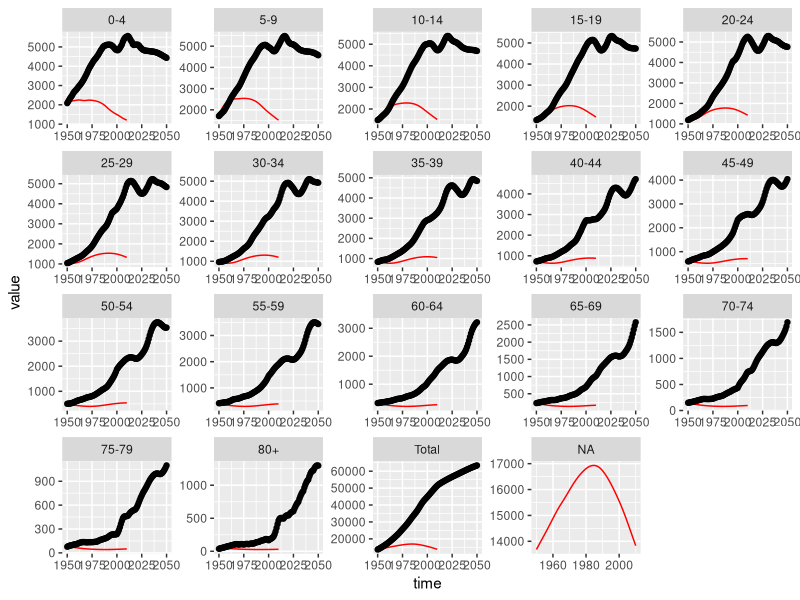

Here is the R script that generated this plot:
## Code to test approach for age structured model - currently limited to trying to get the demography to work

## Based on http://kinglab.eeb.lsa.umich.edu/EEID/eeid/2011_eco/waifw.pdf

## Set working directory
setwd("C:/Users/TOM SUMMER/Documents/TIME_research/TeaTime")

## Load packages
library(deSolve)
library(reshape2)
library(ggplot2)

# Set up age structure
ages <- c(seq(4,79,by=5),100) # upper end of age classes: 0-4 then five year bions to 79 then 80+
num_ages <- length(ages) # calculates the number of age classes
da <- diff(c(0,ages)) # calculates the widths of age classes

## Initial conditions - 1950 population 
yinit <- c(S=c(2088,1706,1485,1340,1183,1040,960,835,725,589,502,415,324,228,148,77,37))
sindex <- 1:num_ages

## To capture the aging process, define a matrix to hold the rates of movement between age classes.
aging <- diag(-1/da)
aging[row(aging)-col(aging)==1] <- 1/head(da,-1)
aging[num_ages,num_ages]=0   # set rate out of last box = 0 - will account for flow out of here via death rate

## Mortality rates
# Uses age specific LE tables from UN pop for South Africa, currently just the average over time, but could be made to vary with time
LE<-c(55.00,50.60,46.02,41.64,37.51,33.66,29.94,26.44,23.01,19.73,16.65,13.75,11.22,9.04,7.20,5.62,3.09)
death <- diag(1/LE)

## Fertility
# Uses crude birth rate (per 1000 population) from UN pop for South Africa, currently takes values at lower time band and linearly interpolates 
births <- approxfun(x=c(1950,1955,1960,1965,1970,1975,1980,1985,1990,1995,2000,2005),y=c(44,42,41,38,38,36,34,31,27,25,24,22),rule=2)

## Now we can put the pieces together to write a simulator for the demogrpahics
ja.multistage.model <- function (t, x, ...) {
  s <- x[sindex] # susceptibles

  Total <- sum(s)
  
  dsdt <- aging%*%s - death%*%s
  
  dsdt[1] <- dsdt[1]+births(t)*Total/1000
  
  list(c(dsdt),Total=Total)
}

# And run it
sol <- ode(y=yinit,times=seq(1950,2010,by=1),func=ja.multistage.model)

## Plot populations in each age group over time

# First load the UN pop estimates and convert to long format
UN_pop_age <- as.data.frame(read.table("SA_pop_age.txt",header=TRUE))
UN_pop_age <- cbind(UN_pop_age,rowSums(UN_pop_age[,2:18]))
colnames(UN_pop_age) <- c("time","0-4","5-9","10-14","15-19","20-24","25-29","30-34",
                          "35-39","40-44","45-49","50-54","55-59","60-64","65-69","70-74","75-79","80+","Total")
temp_data <- melt(UN_pop_age,id="time")

# then turn the model output into long format
temp <- rowSums(sol[,2:18])
temp_model <- as.data.frame(cbind(sol,temp))
colnames(temp_model) <- colnames(UN_pop_age)
temp_model <- melt(temp_model,id="time")

# and plot
plot_temp <- ggplot(temp_model,aes(x=time,y=value))+
                    geom_line(colour="red")+
                    geom_point(data=temp_data,aes(x=time,y=value))+
                    facet_wrap(~variable,scales="free")
